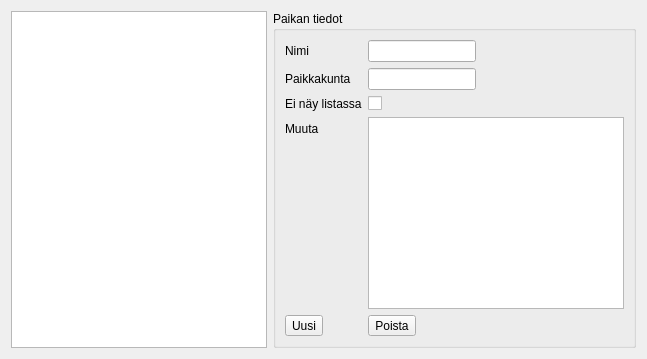
      <widget class="QWidget" name="placesTab">
       <attribute name="icon">
        <iconset resource="resources.qrc">
         <normaloff>:/res/kalapaikka.png</normaloff>:/res/kalapaikka.png</iconset>
       </attribute>
       <attribute name="title">
        <string>Kalapaikat</string>
       </attribute>
       <layout class="QHBoxLayout" name="horizontalLayout">
        <item>
         <layout class="QVBoxLayout" name="verticalLayout">
          <item>
           <widget class="QListWidget" name="site_list"/>
          </item>
         </layout>
        </item>
        <item>
         <widget class="QGroupBox" name="groupBox_2">
          <property name="title">
           <string>Paikan tiedot</string>
          </property>
          <layout class="QFormLayout" name="formLayout_3">
           <property name="fieldGrowthPolicy">
            <enum>QFormLayout::FieldsStayAtSizeHint</enum>
           </property>
           <item row="0" column="0">
            <widget class="QLabel" name="label">
             <property name="text">
              <string>Nimi</string>
             </property>
            </widget>
           </item>
           <item row="0" column="1">
            <widget class="QLineEdit" name="site_name"/>
           </item>
           <item row="1" column="0">
            <widget class="QLabel" name="label_11">
             <property name="text">
              <string>Paikkakunta</string>
             </property>
            </widget>
           </item>
           <item row="1" column="1">
            <widget class="QLineEdit" name="site_city"/>
           </item>
           <item row="3" column="0">
            <widget class="QLabel" name="label_12">
             <property name="text">
              <string>Muuta</string>
             </property>
            </widget>
           </item>
           <item row="3" column="1">
            <widget class="QTextEdit" name="site_misc"/>
           </item>
           <item row="4" column="0">
            <widget class="QToolButton" name="site_new">
             <property name="text">
              <string>Uusi</string>
             </property>
            </widget>
           </item>
           <item row="4" column="1">
            <widget class="QToolButton" name="site_delete">
             <property name="text">
              <string>Poista</string>
             </property>
            </widget>
           </item>
           <item row="2" column="1">
            <widget class="QCheckBox" name="site_invicible">
             <property name="text">
              <string/>
             </property>
            </widget>
           </item>
           <item row="2" column="0">
            <widget class="QLabel" name="label_13">
             <property name="text">
              <string>Ei näy listassa</string>
             </property>
            </widget>
           </item>
          </layout>
         </widget>
        </item>
       </layout>
      </widget>
